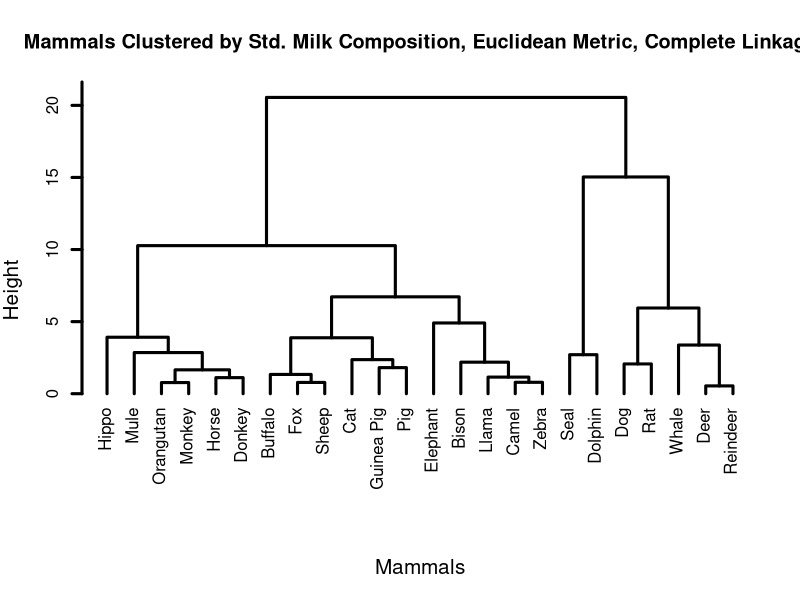

The R source for this figure: (Note: this script raises an error after producing the figure.)
## ---- chunk 1
knitr::opts_chunk$set(warning=FALSE, message=FALSE)
## ---- chunk 2
library(tidyverse)
Mammals_Milk<-read.csv("Milk_Composition.csv",header=T,row.names=1)
head(Mammals_Milk)
## ---- chunk 3
summary(Mammals_Milk)
## ---- chunk 4
Mammals_Milk_Std<-round(scale(Mammals_Milk),2)
head(Mammals_Milk_Std)
## ---- chunk 5
Mammal_euclidean <- as.matrix(dist(Mammals_Milk_Std))
Mammal_euclidean_clust <-hclust(dist(Mammal_euclidean))
plot(Mammal_euclidean_clust, main="Mammals Clustered by Std. Milk Composition, Euclidean Metric, Complete Linkage", sub="", xlab= "Mammals", lwd=3, cex.lab=1.25, hang=-1)
## ---- chunk 6
set.seed(125)
MMilk_km_3 <- kmeans(Mammals_Milk_Std, centers=3)
MMilk_km_4 <- kmeans(Mammals_Milk_Std, centers=4)

mutate(Mammals_Milk_Std, km_3=MMilk_km_3, km_4=MMilk_km_4) %>%
  select(Water, Protein, Fat, Lactose, Ash)
## ---- chunk 7

## ---- chunk 8

